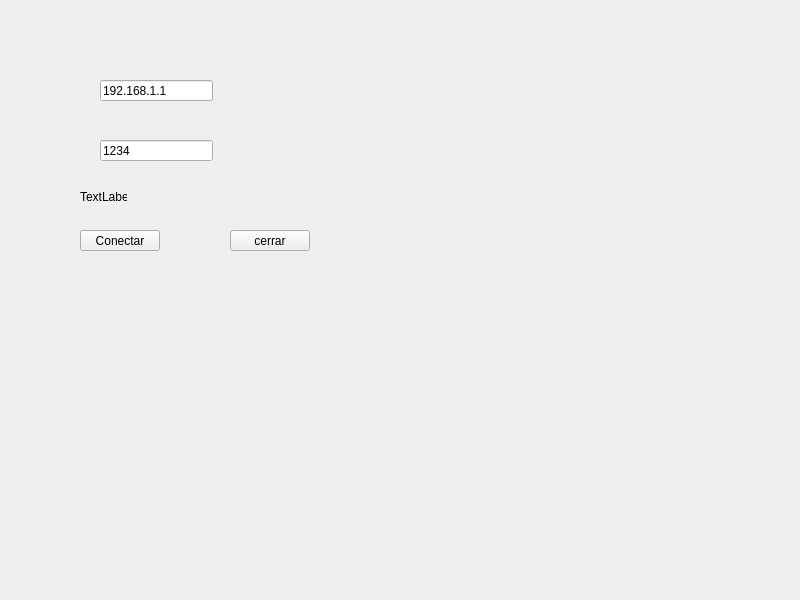
<?xml version="1.0" encoding="UTF-8"?>
<ui version="4.0">
 <class>Client</class>
 <widget class="QWidget" name="Client">
  <property name="geometry">
   <rect>
    <x>0</x>
    <y>0</y>
    <width>800</width>
    <height>600</height>
   </rect>
  </property>
  <property name="windowTitle">
   <string>Client</string>
  </property>
  <widget class="QLineEdit" name="lEdit_ip">
   <property name="geometry">
    <rect>
     <x>100</x>
     <y>80</y>
     <width>113</width>
     <height>21</height>
    </rect>
   </property>
   <property name="text">
    <string>192.168.1.1</string>
   </property>
  </widget>
  <widget class="QLineEdit" name="lEdit_port">
   <property name="geometry">
    <rect>
     <x>100</x>
     <y>140</y>
     <width>113</width>
     <height>21</height>
    </rect>
   </property>
   <property name="text">
    <string>1234</string>
   </property>
  </widget>
  <widget class="QPushButton" name="pBtn_connect">
   <property name="geometry">
    <rect>
     <x>80</x>
     <y>230</y>
     <width>80</width>
     <height>21</height>
    </rect>
   </property>
   <property name="text">
    <string>Conectar</string>
   </property>
  </widget>
  <widget class="QPushButton" name="pBtn_close">
   <property name="geometry">
    <rect>
     <x>230</x>
     <y>230</y>
     <width>80</width>
     <height>21</height>
    </rect>
   </property>
   <property name="text">
    <string>cerrar</string>
   </property>
  </widget>
  <widget class="QLabel" name="lbl_message">
   <property name="geometry">
    <rect>
     <x>80</x>
     <y>190</y>
     <width>47</width>
     <height>13</height>
    </rect>
   </property>
   <property name="text">
    <string>TextLabel</string>
   </property>
  </widget>
 </widget>
 <resources/>
 <connections/>
</ui>
